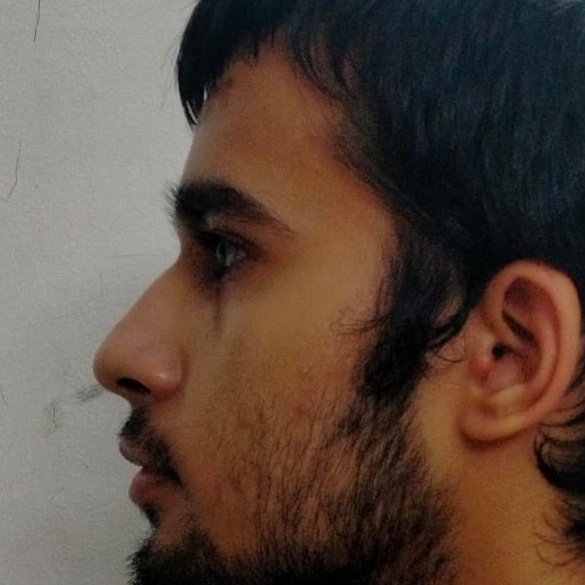
#> input picture preprocessing/2.jpg, 585 x 585 px
$ jupyter execute zhong2009.ipynb
#> lines starting #> are read from the running program, lines starting #| are printed output that depends on the picture
#> further down, img is the input picture: shape (585, 585, 3); mean B, G, R 62.3, 73.1, 91
[cell 1]
import cv2
import numpy as np
import os


class Detector:

    cascade_left = cv2.CascadeClassifier('haarcascade_mcs_leftear.xml')
    cascade_right = cv2.CascadeClassifier('haarcascade_mcs_rightear.xml')

    def detect(self, img_):
        det_list_left = self.cascade_left.detectMultiScale(img_, 1.05, 1)
#> det_list_left = ()
        det_list_right = self.cascade_right.detectMultiScale(img_, 1.05, 1)
#> det_list_right = [[476, 267, 102, 169]]

        ear_list = []
        for x, y, w, h in det_list_left:
            ear_list.append((x, y, w, h))
#> this loop made 0 passes
#> after the loop, ear_list = []
        for x, y, w, h in det_list_right:
            ear_list.append((x, y, w, h))
#> this loop made 1 pass
#> after the loop, ear_list = [(476, 267, 102, 169)]

        return ear_list


if __name__ == '__main__':
    img_file = '2.jpg'
    img = cv2.imread(img_file)
    detector = Detector()
    detected_loc = detector.detect(img)
#> detected_loc = [(476, 267, 102, 169)]
    for x, y, w, h in detected_loc:
        ear_img = img[y-100:y+h+100, x-100:x+w+100]
        cv2.imwrite('Ear2.jpg', ear_img)
        cv2.waitKey(0)
        cv2.destroyAllWindows()
#> this loop made 1 pass
#> pass 1, `ear_img = img[y-100:y+h+100, x-100:x+w+100]`:
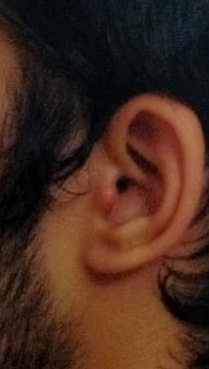
#> ear_img: shape (369, 209, 3); mean B, G, R 28.9, 41.7, 69.7


$ run again, with preprocessing/4.jpg copied over preprocessing/2.jpg
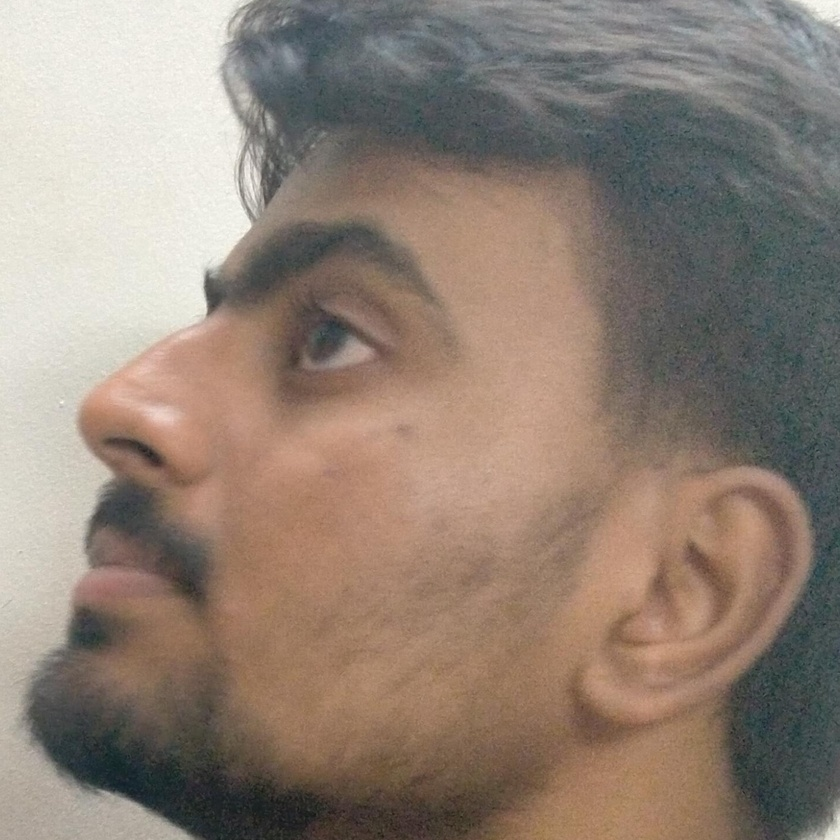
#> input picture preprocessing/4.jpg, 840 x 840 px, shrunk from 1438 x 1438 before the run
#> img is the input picture: shape (840, 840, 3); mean B, G, R 118.5, 130.3, 145.2
#> det_list_left = ()
#> det_list_right = [[629, 451, 164, 274]]
#> after the loop in detect, `for x, y, w, h in det_list_left:`: ear_list = []
#> the loop in detect, `for x, y, w, h in det_list_right:` made 1 pass
#> after the loop in detect, `for x, y, w, h in det_list_right:`: ear_list = [(629, 451, 164, 274)]
#> the loop `for x, y, w, h in detected_loc:` made 1 pass
#> pass 1, `ear_img = img[y-100:y+h+100, x-100:x+w+100]`:
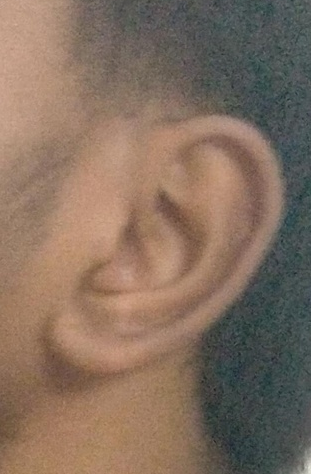
#> ear_img: shape (474, 311, 3); mean B, G, R 95.4, 111, 132

$ run again, with preprocessing/6.jpg copied over preprocessing/2.jpg
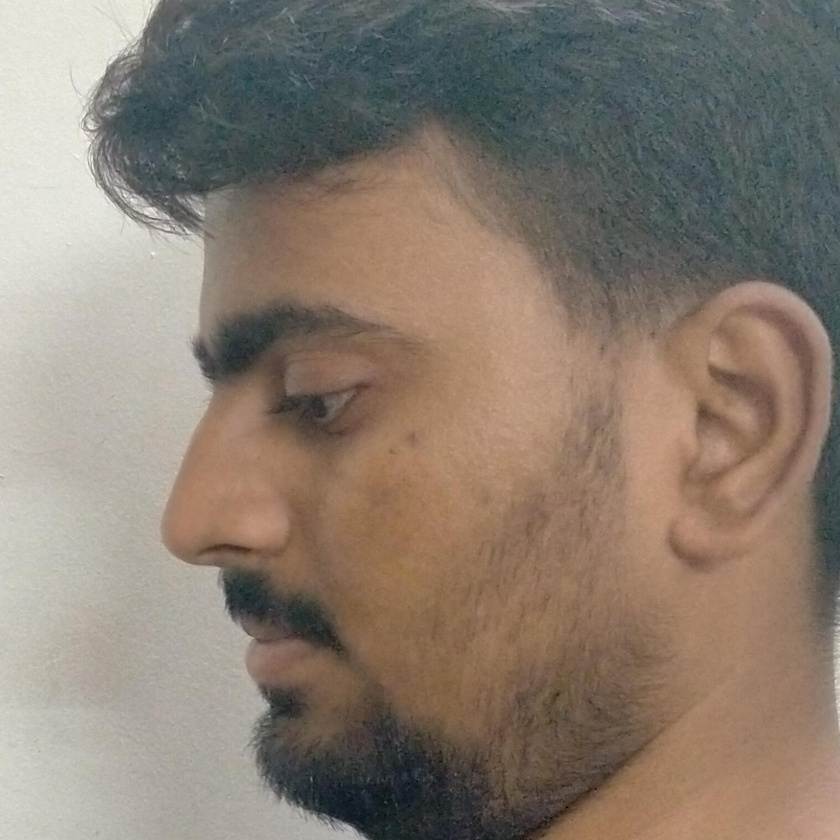
#> input picture preprocessing/6.jpg, 840 x 840 px, shrunk from 1517 x 1517 before the run
#> img is the input picture: shape (840, 840, 3); mean B, G, R 112.6, 124.8, 137.3
#> det_list_left = ()
#> det_list_right = [[667, 279, 159, 265]]
#> after the loop in detect, `for x, y, w, h in det_list_left:`: ear_list = []
#> the loop in detect, `for x, y, w, h in det_list_right:` made 1 pass
#> after the loop in detect, `for x, y, w, h in det_list_right:`: ear_list = [(667, 279, 159, 265)]
#> the loop `for x, y, w, h in detected_loc:` made 1 pass
#> pass 1, `ear_img = img[y-100:y+h+100, x-100:x+w+100]`:
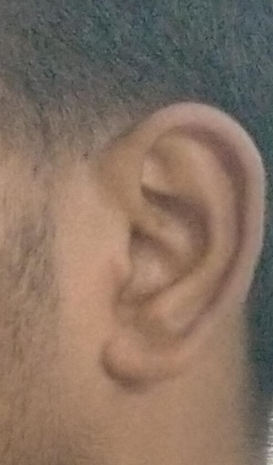
#> ear_img: shape (465, 273, 3); mean B, G, R 98.8, 113.5, 133.7
